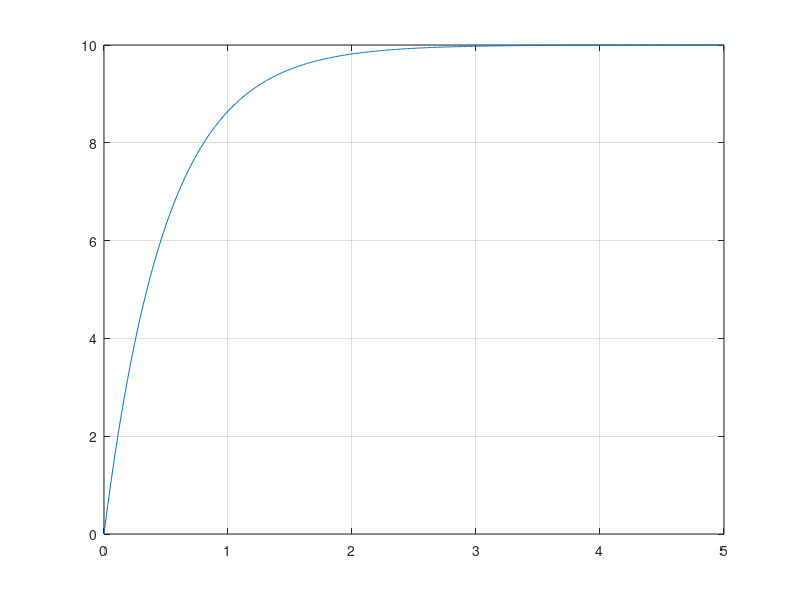
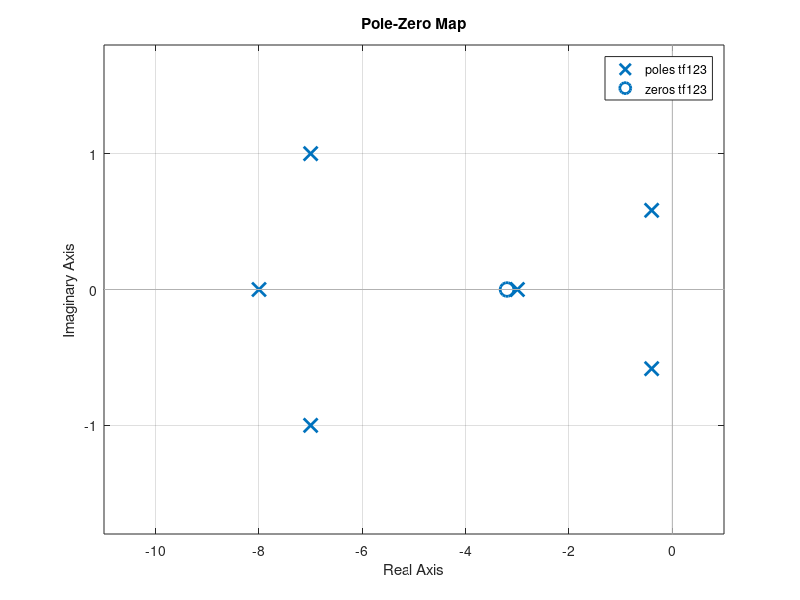

Reproduce these figures in MATLAB, in order. (Note: this script raises an error after producing the figures.)
clc
close all
clear

%% Probleme 1
load DonneesIdentifSyst1erOrdre_1.mat
% load ./DonneesIdentifSyst1erOrdre/DonneesIdentifSyst1erOrdre_2.mat


% Vu que mon numerateur de ma forme d'ordre 1 est de 0 + 1 (ordre 1, je regarde juste le premierniveau de xentree)
% Pour mon denumerateur, je garde ordre 1 car je prends l'ordre de mon
% denominateur comme niveau de conservation
Xentree1 = u;
Xsortie1 = diff(y)./diff(t);
Ymat = y(1:end-1);

Xmat = [Xentree1(1:end-1) Xsortie1];

A1 = Xmat\Ymat;
K1 = A1(1);
T1 = A1(2);

disp('La valeur de K est : ')
disp(K1)
disp('La valeur de T est : ')
disp(T1)

figure('Name','Graph Ordre 1')
plot(t,y)
grid on

%% Probleme 2
num1 = [2 6.4];
den1 = [1 8];
num2 = [25];
den2 = [1 14.8 61.7 47 25];
num3 = [3];
den3 = [1 3];

tf1 = tf(num1,den1);
tf2 = tf(num2,den2);
tf3 = tf(num3,den3);

tf123 = series(tf1,series(tf2,tf3));

figure('Name','Pôles-Zeros')
%Plus proche de l'axe des img, plus le poids est elevé
pzmap(tf123)

%(B) Réduire le modèle
[numtot, dentot] = tfdata(tf123, 'v');
[Residues1, Poles, K2] = residue(numtot,dentot);  
poids = abs(Residues1)./real(Poles);
%selon le output de mon poids, je prends les 5e et 6e
%on recrée la fonction mais en gardant juste le plus important
[num4,den4] = residue(Residues1(5:6),Poles(5:6),K2);
tf4 = tf(num4,den4);

Ktf123 = dcgain(tf123);
Ktf4 = dcgain(tf4);
Kn = Ktf123/Ktf4;

figure('Name','Lab1 Prob 2')
hold on
stepplot(tf123)
stepplot(Kn*tf4)
hold off
grid on

%% Probleme 3
t3 = [0:0.01:25]';
u3 = zeros(size(t3));
u3((t3 >= 0) &(t3 < 2)) = 2;
u3((t3 >= 2)) = 0.5;

num6 = [1 2];
den6 = [1 1 0.25];
tf6 = tf(num6,den6);

[A,B,C,D] = tf2ss(num6,den6);
Ymat2 = lsim(tf6,u3,t3);

figure('Name','Probleme 3')
plot(t3,Ymat2)
grid on;

%% Probleme 5
A5 = [-2 -2.5 -0.5;
    1 0 0;
    0 1 0];
B5 = [1; 0; 0];
C5 = [0 1.5 1];
D5 = [0];

SYS7 = ss(A5,B5,C5,D5);

x07 = [1 0 2]';
t7 = [0:0.01:25]';
u7((t7 >= 0) &(t7 < 2)) = 2;
u7((t7 >= 2)) = 0.5;

[Y7,T7,X7] = lsim(SYS7,u7,t7,x07);

figure('Name','Probleme 5')
plot(T7,X7)
legend('x1(t)','x2(t)','x3(t)')
grid on

SYS2 = ss(A5,B5,C5,D5);
X08 = [0 0 0];
[Y8,T8,X8] = lsim(SYS2,u7,t7,X08);

figure('Name','Probleme 5 CI = 0')
plot(T8,X8)
legend('x1(t)','x2(t)','x3(t)')
grid on
